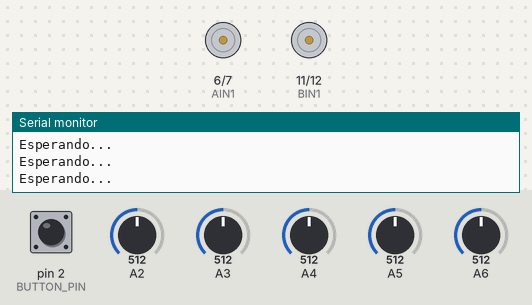
This sketch was run on a simulated Arduino Nano, built with avr-gcc and run on an emulated ATmega328P. Parts: motor-driver pin pairs drawn as motors (green arrow = first pin HIGH = forward, orange = second pin HIGH = backward, longer = more drive, scaled by the enable pin), the last lines printed to the serial monitor. The inputs (shaded band) are chosen by the test bench; at power-on: pin 2 (BUTTON_PIN) LOW, A2 = 512, A5 = 512, A6 = 512, A3 = 512, A4 = 512.

Above: at 1.7 s.
1.8 s: pin 2 (BUTTON_PIN) pulled HIGH for 0.35 s
At 3.2 s:
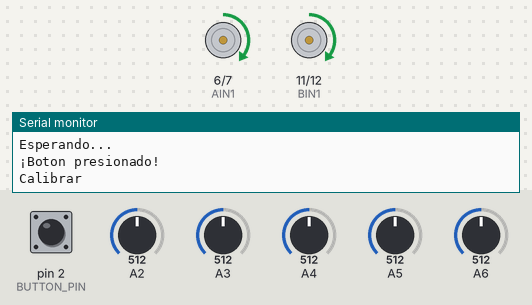
3.9 s: A2 set to 716
At 4.5 s:
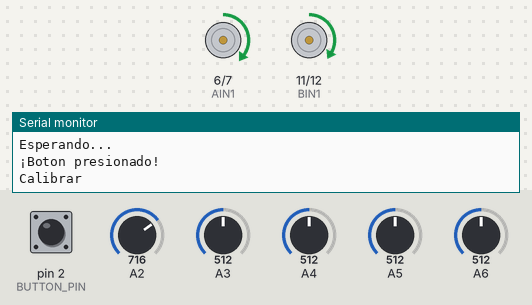
5.5 s: A5 set to 716
At 5.9 s:
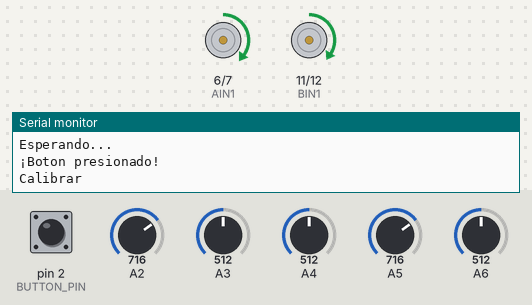
7.0 s: A6 set to 716
At 7.8 s:
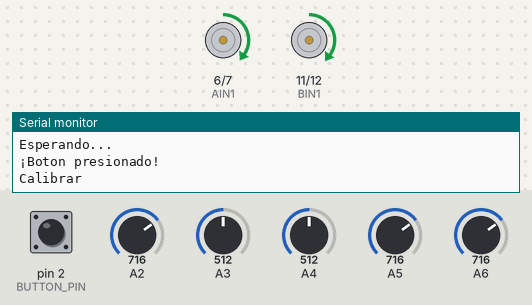
8.6 s: A3 set to 716
At 9.2 s:
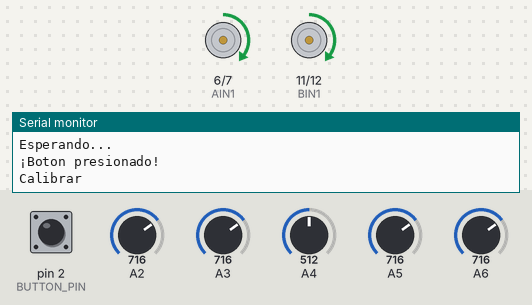
Timing chart, 0 to 11.1 s (numbered marks = the images above; inputs shaded):
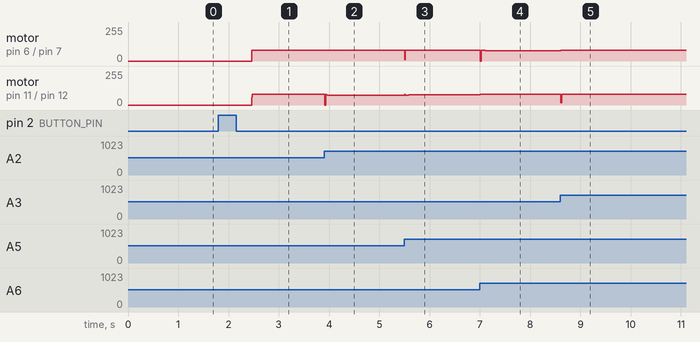

The sketch:

main.ino
```cpp
extern bool letsGo;
#define BUTTON_PIN 2

void setup() {
  Serial.begin(115200);
  pinMode(BUTTON_PIN, INPUT);
  TBB612FNG_init (); // Inicializar el controlador de motor
  QTR8A_init    (); // Inicializar los sensores QTR
  externals_init(); // Inicializar los pines y variables externas

}


void loop() {

  delay(300);
  if (digitalRead(BUTTON_PIN) == HIGH) {
    Serial.println("¡Boton presionado!");
    letsGo = true;
    while (letsGo){
    beginDrive(); // Iniciar el movimiento del robot
    delay(10); // Pequeño retraso para evitar saturar el loop
  }

  }

  else{
    Serial.println ("Esperando...");
    waitForButton(); // Esperar a que se presione el botón
  }

  }
```

externals.ino
```cpp
#define BUTTON_PIN 2
#define LEDBLINK   13


bool letsGo = false;
unsigned long lastBlinkTime = 0;
bool ledState = false;


// Funcion de espera.

void waitForButton() {
  for (int i = 0 ; i < 10 ; i++){
     if (millis() - lastBlinkTime > 1) {
      ledState = !ledState;
      digitalWrite(LEDBLINK, ledState ? HIGH : LOW);
      lastBlinkTime = millis();
    }
  }
}

void externals_init() {
   pinMode(LEDBLINK, OUTPUT);
   pinMode(BUTTON_PIN, INPUT);


}
```

sensor.ino
```cpp
#include <QTRSensors.h>
#define EMITTER_PIN 13
QTRSensors qtr;
const uint8_t SensorCount = 5;
uint16_t sensorValues[SensorCount];

// Variables para el PID
// PID
float KP = 0.01;
float KD = 1.0;
float Ki = 0.006;
int Velmax = 80;

// Integral
int error1 = 0, error2 = 0, error3 = 0, error4 = 0, error5 = 0, error6 = 0;

// Inicializar PID variables
unsigned int position = 0;   // Posición del robot
int proporcional = 0;        // Error proporcional
int integral = 0;            // Error integral
int derivativo = 0;          // Error derivativo
int last_prop = 0;           // Último error proporcional
int Target = 2020;           // Valor objetivo para el PID
bool calibration = true;

void QTR8A_init (){
  qtr.setTypeAnalog();
  qtr.setSensorPins((const uint8_t[]){A2, A3, A4, A5, A6}, SensorCount);
  qtr.setSamplesPerSensor(4);  // Filtrado leve
  qtr.setEmitterPin(EMITTER_PIN);
}


void beginDrive (){
  if (calibration){
  Serial.println ("Calibrar");
  for (int i = 0; i < 10; i++) {
    digitalWrite(EMITTER_PIN, HIGH); delay(20);
    qtr.calibrate();
    digitalWrite(EMITTER_PIN, LOW); delay(20);
  }
  calibration = false;
  }


  digitalWrite (EMITTER_PIN, HIGH);
// Leer sensores
  qtr.read(sensorValues);
  position = qtr.readLineBlack(sensorValues);

  proporcional = ((int)position) - Target;

  if (proporcional <= -Target) {
    Motorde(0);
    freno(true, false, 255);
  } else if (proporcional >= Target) {
    Motoriz(0);
    freno(false, true, 255);
  }

  derivativo = proporcional - last_prop;
  integral = error1 + error2 + error3 + error4 + error5 + error6;
  last_prop = proporcional;

  error6 = error5;
  error5 = error4;
  error4 = error3;
  error3 = error2;
  error2 = error1;
  error1 = proporcional;

  int diferencial = (proporcional * KP) + (derivativo * KD) + (integral * Ki);

  if (diferencial > Velmax) diferencial = Velmax;
  else if (diferencial < -Velmax) diferencial = -Velmax;

  int velIzq, velDer;

  if (diferencial < 0) {
    velIzq = Velmax + diferencial;
    velDer = Velmax;
  } else {
    velIzq = Velmax;
    velDer = Velmax - diferencial;
  }

  Motor(velIzq, velDer);

  /*Serial.print("Posicion: "); Serial.print(position);
  Serial.print(" | Prop: "); Serial.print(proporcional);
  Serial.print(" | Deriv: "); Serial.print(derivativo);
  Serial.print(" | Int: "); Serial.print(integral);
  Serial.print(" | Diff: "); Serial.print(diferencial);
  Serial.print(" | Vel L/R: "); Serial.print(velIzq); Serial.print("/"); Serial.println(velDer);

  delay(200);
*/
 /* for (uint8_t i = 0; i < SensorCount; i++) {
        Serial.print("S");
        Serial.print(i + 1);
        Serial.print(": ");
        Serial.print(sensorValues[i]);
        Serial.print("\t");
      }
      Serial.println();
      delay(200);
*/
}
```

driver.ino
```cpp
// Definicion de pines para el puente H TB6612FNG
#define AIN1   6
#define AIN2   7
#define PWMA   9

#define BIN1   11
#define BIN2   12
#define PWMB   10


void TBB612FNG_init() {
  pinMode(BIN1, OUTPUT);
  pinMode(BIN2, OUTPUT);
  pinMode(AIN1, OUTPUT);
  pinMode(AIN2, OUTPUT);
  pinMode(PWMA, OUTPUT);
  pinMode(PWMB, OUTPUT);
}


void Motoriz(int value) {
  if (value >= 0) {
    digitalWrite(BIN1, HIGH);
    digitalWrite(BIN2, LOW);
  } else {
    digitalWrite(BIN1, LOW);
    digitalWrite(BIN2, HIGH);
    value *= -1;
  }
  analogWrite(PWMB, value);
}

void Motorde(int value) {
  if (value >= 0) {
    digitalWrite(AIN1, HIGH);
    digitalWrite(AIN2, LOW);
  } else {
    digitalWrite(AIN1, LOW);
    digitalWrite(AIN2, HIGH);
    value *= -1;
  }
  analogWrite(PWMA, value);
}

void Motor(int left, int right) {
  Motoriz(left);
  Motorde(right);
}

void freno(boolean left, boolean right, int value) {
  if (left) {
    digitalWrite(BIN1, HIGH);
    digitalWrite(BIN2, HIGH);
    analogWrite(PWMB, value);
  }
  if (right) {
    digitalWrite(AIN1, HIGH);
    digitalWrite(AIN2, HIGH);
    analogWrite(PWMA, value);
  }
}
```

Measured:
- after the input at 1.8 s, motor on pin 6 (AIN1) / pin 7 (AIN2), motor on pin 11 (BIN1) / pin 12 (BIN2): stopped → forward 80/255 after 0.66 s
- after the input at 3.9 s, motor on pin 11 (BIN1) / pin 12 (BIN2): forward 80/255 → forward 73/255 at once
- after the input at 5.5 s, motor on pin 6 (AIN1) / pin 7 (AIN2): forward 80/255 → forward 8/255 at once, → forward 80/255 0.02 s later; motor on pin 11 (BIN1) / pin 12 (BIN2): forward 73/255 → forward 76/255 at once
- after the input at 7.0 s, motor on pin 6 (AIN1) / pin 7 (AIN2): forward 80/255 → forward 78/255 after 0.09 s; motor on pin 11 (BIN1) / pin 12 (BIN2): forward 76/255 → forward 80/255 at once
- after the input at 8.6 s, motor on pin 6 (AIN1) / pin 7 (AIN2): forward 78/255 → forward 80/255 at once; motor on pin 11 (BIN1) / pin 12 (BIN2): forward 80/255 → forward 18/255 at once, → forward 80/255 0.02 s later
